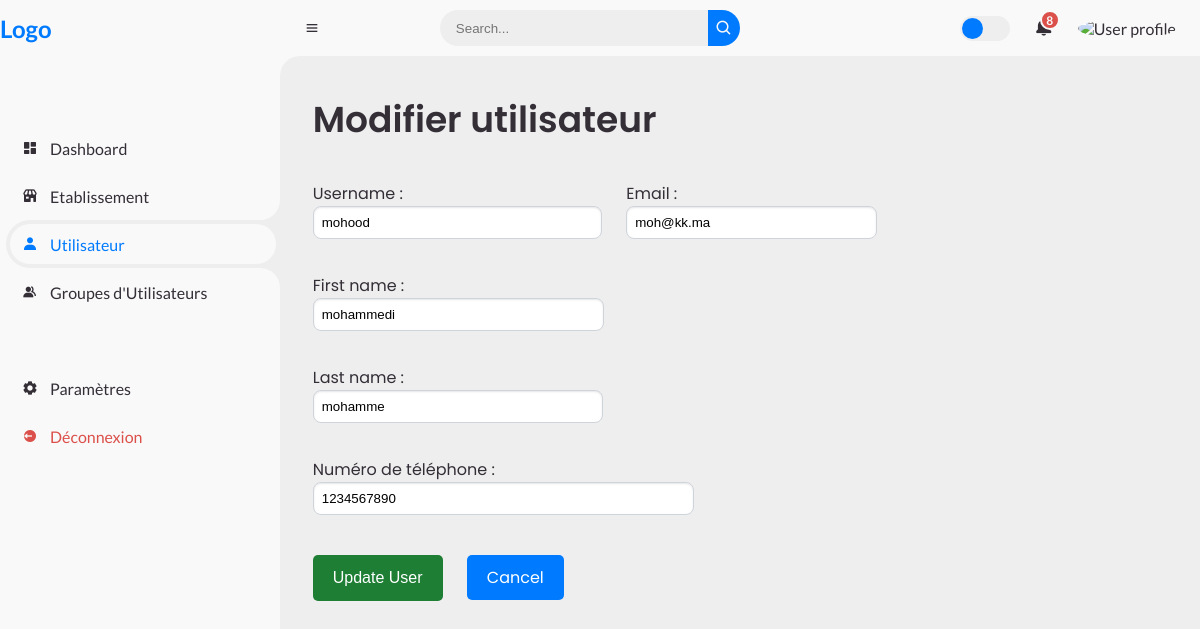
The page /dashboard/edit_user/1/ on the database its author committed.
### dashboard/models.py (models this page shows, shortened)
class NormalUser(models.Model):
    username = models.CharField(max_length=150, unique=True)
    email = models.EmailField(unique=True)
    first_name = models.CharField(max_length=30, blank=True)
    last_name = models.CharField(max_length=30, blank=True)
    phone_number = models.CharField(verbose_name="Numéro de téléphone", max_length=20, default="1234567890")
    date_joined = models.DateTimeField(auto_now_add=True)
    is_active = models.BooleanField(default=True)

### dashboard/views.py (the view)
# urls.py: path('edit_user/<int:user_id>/', views.edit_user, name='edit_user'),
def edit_user(request, user_id):
    user = get_object_or_404(NormalUser, pk=user_id)
    if request.method == 'POST':
        form = NormalUserForm(request.POST, instance=user)
        if form.is_valid():
            form.save()
            messages.success(request, "User updated successfully!")
            return redirect('dashboard:utilisateur')
        else:
            messages.error(request, "Error updating the user.")
    else:
        form = NormalUserForm(instance=user)
    return render(request, 'edit_user.html', {'form': form, 'user': user, 'current_section': 'utilisateur'})

### dashboard/forms.py
class NormalUserForm(forms.ModelForm):
    class Meta:
        model = NormalUser
        fields = ['username', 'email', 'first_name', 'last_name', 'phone_number']
        widgets = {
            'phone_number': forms.TextInput(attrs={'class': 'form-control'}),
            'email': forms.EmailInput(attrs={'class': 'form-control'}),
            'username': forms.TextInput(attrs={'class': 'form-control'}),
            'first_name': forms.TextInput(attrs={'class': 'form-control'}),
            'last_name': forms.TextInput(attrs={'class': 'form-control'}),
        }

### dashboard/templates/edit_user.html (shortened to what this page needs)
{% extends 'base.html' %}
{% block content %}
<div class="container">
    <div class="head-title">
        <div class="left">
            <h1>Modifier utilisateur</h1>
        </div>
    </div>
    <form method="POST">
        <div class="table-data">
        {{ form.as_p }}
        </div>
        <button type="submit" class="btn btn-primary update-btn">Update User</button>
        <a href="{% url 'dashboard:utilisateur' %}" class="btn btn-secondary cancel-btn">Cancel</a>
    </form>
</div>
{% endblock %}

### dashboard/static/css/style.css (style rules this page uses)
* { margin: 0; padding: 0; box-sizing: border-box; }
a { text-decoration: none; }
:root { --poppins: 'Poppins', sans-serif; --lato: 'Lato', sans-serif; --light: #F9F9F9; --blue: #007bff; --light-blue: #CFE8FF; --grey: #eee; --dark-grey: #AAAAAA; --dark: #342E37; --red: #DB504A; --yellow: #FFCE26; --light-yellow: #FFF2C6; --orange: #FD7238; --light-orange: #FFE0D3; }
html { overflow-x: hidden; }
body { background: var(--grey) !important; overflow-x: hidden; }
#content main .head-title { display: flex; align-items: center; justify-content: space-between; grid-gap: 16px; flex-wrap: wrap; }
#content main .head-title .left h1 { font-size: 36px; font-weight: 600; margin-bottom: 10px; color: var(--dark); }
#content main .table-data { display: flex; flex-wrap: wrap; grid-gap: 24px; margin-top: 24px; width: 100%; color: var(--dark); }

### dashboard/templates/edit_user.html (style rules this page uses)
.container { max-width: 600px; margin-left: 1%; }
.table-data input[type="text"], .table-data input[type="email"], .table-data input[type="password"], .table-data textarea, .table-data select { width: 100%; padding: 8px; margin-bottom: 10px; border: 1px solid #ced4da; border-radius: 8px; box-shadow: inset 0 1px 2px rgba(0, 0, 0, 0.1); transition: border-color 0.3s ease, box-shadow 0.3s ease; }
.btn.update-btn { background-color: #1e7e34; color: #fff; border: none; padding: 14px 20px; font-size: 16px; border-radius: 5px; transition: background-color 0.3s ease, transform 0.3s ease; display: inline-block; margin-top: 5%; text-decoration: none; }
.btn.cancel-btn { background-color:#007bff; color: #fff; border: none; padding: 9.6px 20px; font-size: 16px; border-radius: 5px; transition: background-color 0.3s ease, transform 0.3s ease; display: inline-block; margin: 5px; margin-left: 20px; text-decoration: none; }

### rows shown on the page
NormalUser: username "mohood", email "moh@kk.ma", first_name "mohammedi", last_name "mohamme", phone_number "1234567890"
